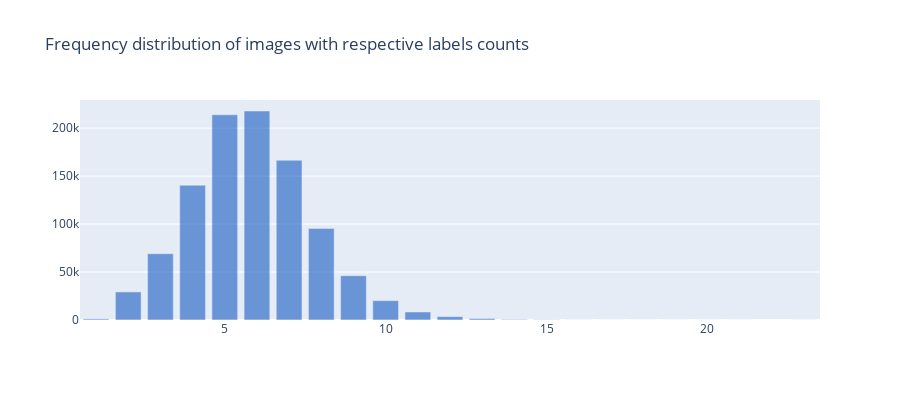

Notebook cell for this chart:
### Markdown cell above
## 1.6 Frequency Distribution of Images with respective Labels Counts in the dataset

Lets visualize how many images are there in each label count bucket.

### Code cell
lbldst = Counter([len(x['labelId']) for x in srtedlist])

labels = list(lbldst.keys())
values = list(lbldst.values())

trace1 = go.Bar(x=labels, y=values, opacity=0.7, name="year count", marker=dict(color='rgba(10, 80, 190, 0.8)'))
layout = dict(height=400, title='Frequency distribution of images with respective labels counts ', legend=dict(orientation="h"));

fig = go.Figure(data=[trace1], layout=layout);
iplot(fig);

### Figure 1 — Plotly figure (JSON) as saved in the notebook; plotly's stock layout.template omitted (floating-point values rounded to 4 significant figures)
{"data": [{"marker": {"color": "rgba(10, 80, 190, 0.8)"}, "name": "year count", "opacity": 0.7, "type": "bar", "x": [23, 21, 20, 19, 18, 17, 16, 15, 14, 13, 12, 11, 10, 9, 8, 7, 6, 5, 4, 3, 2, 1], "y": [39, 6, 12, 6, 4, 31, 58, 243, 594, 1538, 3513, 8370, 20164, 46185, 95486, 166536, 217876, 213951, 140493, 69075, 29252, 1112]}], "layout": {"height": 400, "legend": {"orientation": "h"}, "title": {"text": "Frequency distribution of images with respective labels counts "}}}
